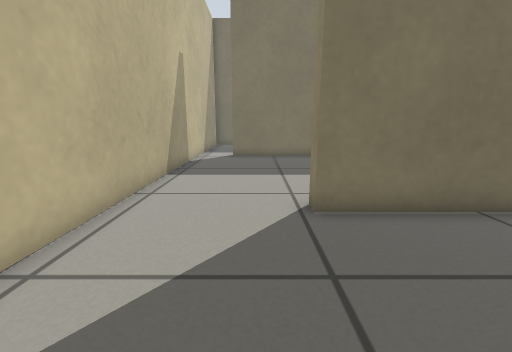
view 1 (above)

16 first-person views from a walk through a Gazebo world. The camera is 0.5 m above the floor, tilts 12° down and sees 90° across. The floor is counted in squares, 0.25 m on a side. Each view is taken from the middle of a square. On the plan, view 1 faces up. The plan holds only what a view shows up to about 16 squares ahead; the rest is blank.

view 2
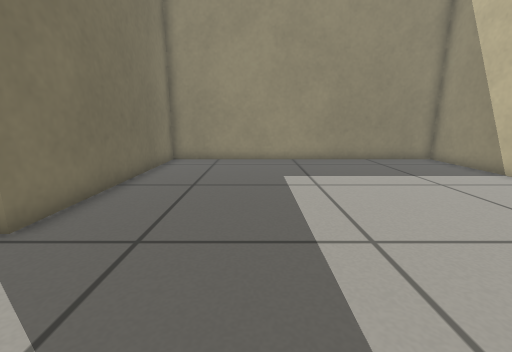

view 3
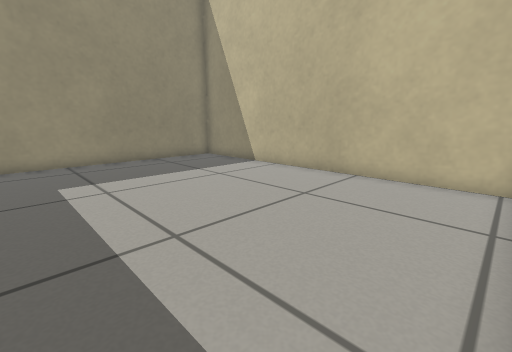

view 4
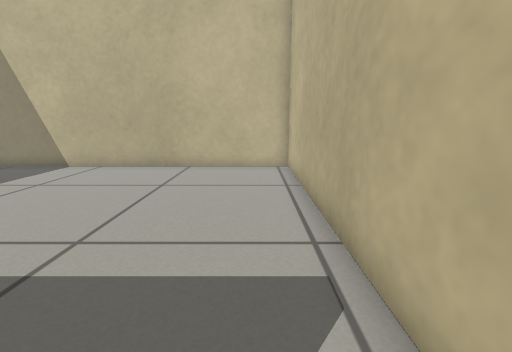

view 5
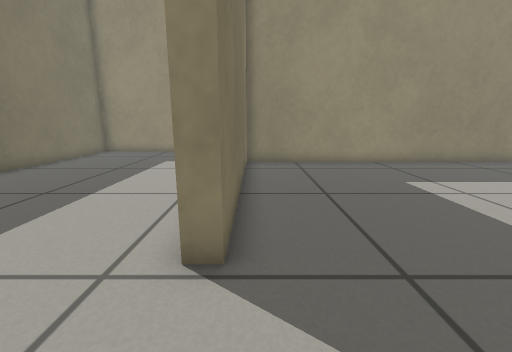

view 6
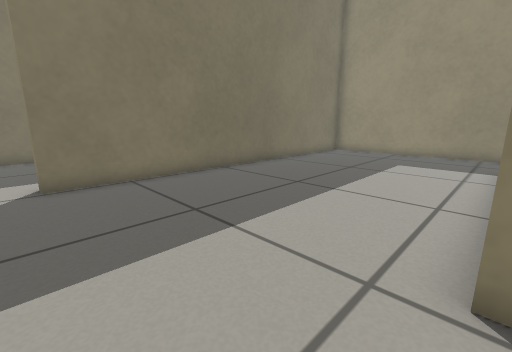

view 7
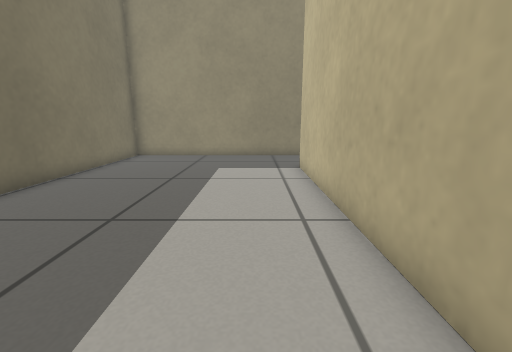

view 8
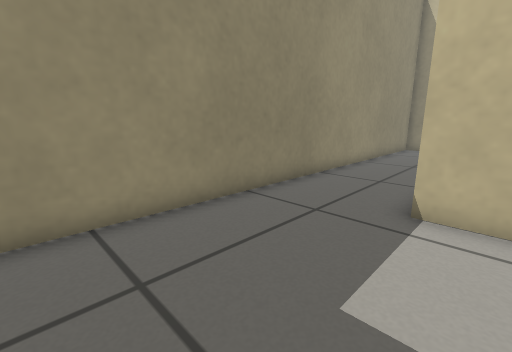

view 9
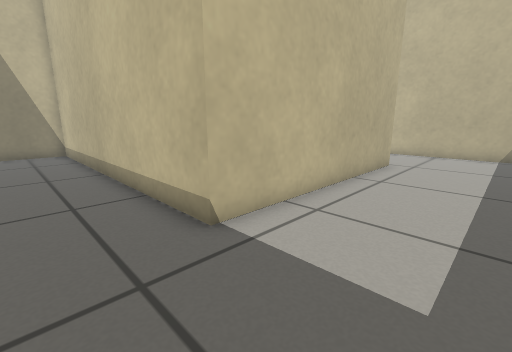

view 10
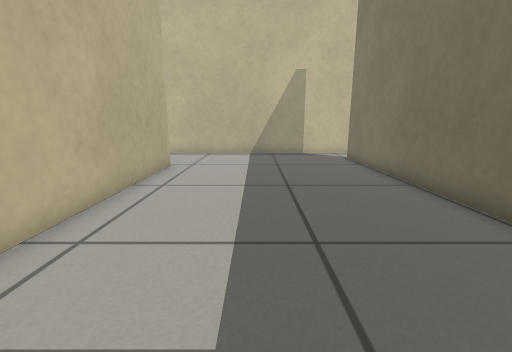

view 11
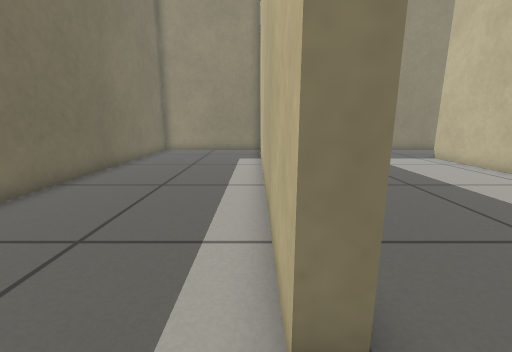

view 12
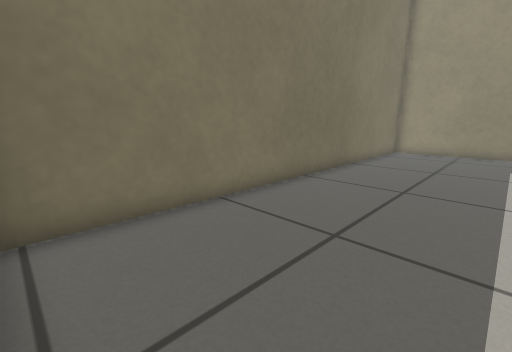

view 13
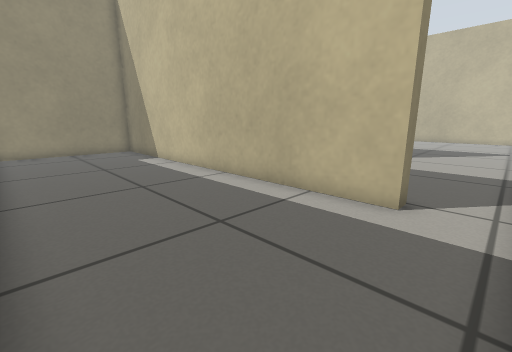

view 14
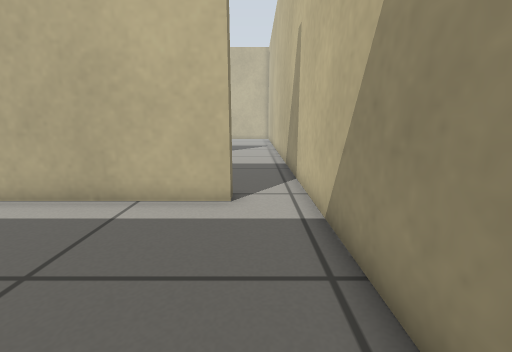

view 15
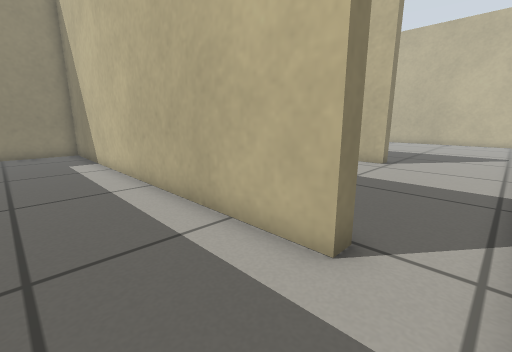

view 16
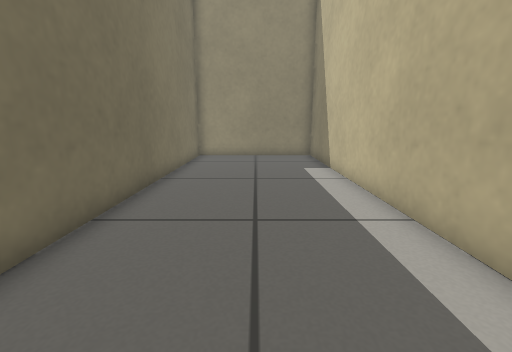

### Floor plan
Points are (right, up) in squares from view 1. A wall is a line through its corners. A room is listed if a view was taken in it or the views show most of it. See-through windows are left out.
Room 1 (views 1, 2, 3, 4, 5)
walls: (-3.5, 5.5) (-3.5, -8.4) (10.7, -8.4) (10.7, 5.5) (1.3, 5.5)
ways out: opening at (-1, 6) to room 2
Room 2 (views 6, 7, 8, 9, 10)
walls: (1.3, 5.5) (1.3, 6.1) (11.3, 6.1) (11.3, -8.4) (14, -8.4); (-3.5, 14.4) (-3.5, 5.5); (15.3, -6.5) (15.3, 15.1) (-1.4, 15.1)
ways out: opening at (-1, 6) to room 1; opening at (-2.5, 15.5) to room 3
Room 3 (views 11, 12, 13, 14, 15, 16)
walls: (-1.4, 15.1) (-1.4, 15.7) (15.3, 15.7) (15.3, 22.4) (-3.1, 22.4); (-3.5, 20.9) (-3.5, 14.4)
ways out: opening at (-2.5, 15.5) to room 2

Where each view was taken, in squares from view 1:
view 1: 0 up, 0 right, facing up
view 2: 1 up, 3 left, facing right
view 3: 1 up, 3 left, facing down-right
view 4: 3 up, 2 left, facing down
view 5: 5 up, 2 left, facing right
view 6: 6 up, 2 left, facing up-right
view 7: 8 up, 0 right, facing right
view 8: 12 up, 10 right, facing down-right
view 9: 10 up, 14 right, facing down-left
view 10: 10 up, 13 right, facing left
view 11: 16 up, 3 left, facing right
view 12: 17 up, 3 left, facing up-right
view 13: 22 up, 3 left, facing down-right
view 14: 22 up, 2 left, facing down
view 15: 19 up, 3 left, facing down-right
view 16: 19 up, 0 right, facing right
